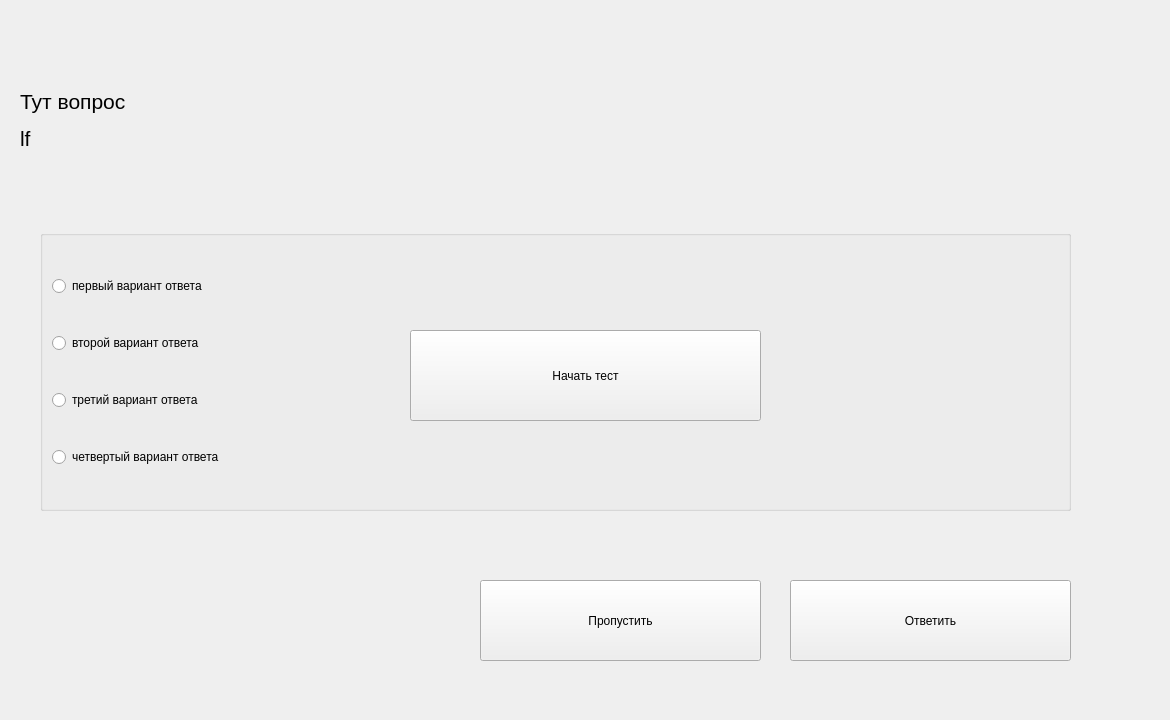
<?xml version="1.0" encoding="UTF-8"?>
<ui version="4.0">
 <class>Checker</class>
 <widget class="QWidget" name="Checker">
  <property name="geometry">
   <rect>
    <x>0</x>
    <y>0</y>
    <width>1170</width>
    <height>720</height>
   </rect>
  </property>
  <property name="minimumSize">
   <size>
    <width>1170</width>
    <height>720</height>
   </size>
  </property>
  <property name="maximumSize">
   <size>
    <width>1170</width>
    <height>720</height>
   </size>
  </property>
  <property name="windowTitle">
   <string>Тестирование</string>
  </property>
  <widget class="QLabel" name="background">
   <property name="geometry">
    <rect>
     <x>-6</x>
     <y>-5</y>
     <width>1181</width>
     <height>731</height>
    </rect>
   </property>
   <property name="text">
    <string/>
   </property>
   <property name="pixmap">
    <pixmap>Snapit-App-Background.png</pixmap>
   </property>
  </widget>
  <widget class="QLabel" name="question_text">
   <property name="geometry">
    <rect>
     <x>20</x>
     <y>20</y>
     <width>1111</width>
     <height>201</height>
    </rect>
   </property>
   <property name="styleSheet">
    <string notr="true">font: 20pt &quot;MS Shell Dlg 2&quot;;
font: 12pt &quot;MS Shell Dlg 2&quot;;</string>
   </property>
   <property name="text">
    <string>&lt;html&gt;&lt;head/&gt;&lt;body&gt;&lt;p&gt;&lt;span style=&quot; font-size:16pt;&quot;&gt;Тут вопрос&lt;/span&gt;&lt;/p&gt;&lt;p&gt;&lt;span style=&quot; font-size:16pt;&quot;&gt;lf&lt;/span&gt;&lt;/p&gt;&lt;/body&gt;&lt;/html&gt;</string>
   </property>
  </widget>
  <widget class="QGroupBox" name="groupBox">
   <property name="geometry">
    <rect>
     <x>40</x>
     <y>230</y>
     <width>1031</width>
     <height>281</height>
    </rect>
   </property>
   <property name="title">
    <string/>
   </property>
   <layout class="QVBoxLayout" name="verticalLayout">
    <item>
     <widget class="QRadioButton" name="ans0">
      <property name="styleSheet">
       <string notr="true">font: 10pt &quot;MS Shell Dlg 2&quot;;
font: 12pt &quot;MS Shell Dlg 2&quot;;</string>
      </property>
      <property name="text">
       <string>первый вариант ответа</string>
      </property>
     </widget>
    </item>
    <item>
     <widget class="QRadioButton" name="ans1">
      <property name="styleSheet">
       <string notr="true">font: 12pt &quot;MS Shell Dlg 2&quot;;</string>
      </property>
      <property name="text">
       <string>второй вариант ответа</string>
      </property>
     </widget>
    </item>
    <item>
     <widget class="QRadioButton" name="ans2">
      <property name="styleSheet">
       <string notr="true">font: 12pt &quot;MS Shell Dlg 2&quot;;</string>
      </property>
      <property name="text">
       <string>третий вариант ответа</string>
      </property>
     </widget>
    </item>
    <item>
     <widget class="QRadioButton" name="ans3">
      <property name="styleSheet">
       <string notr="true">font: 12pt &quot;MS Shell Dlg 2&quot;;</string>
      </property>
      <property name="text">
       <string>четвертый вариант ответа</string>
      </property>
     </widget>
    </item>
   </layout>
  </widget>
  <widget class="QLabel" name="pccc">
   <property name="geometry">
    <rect>
     <x>40</x>
     <y>550</y>
     <width>241</width>
     <height>161</height>
    </rect>
   </property>
   <property name="text">
    <string/>
   </property>
   <property name="pixmap">
    <pixmap>pc1.png</pixmap>
   </property>
  </widget>
  <widget class="QPushButton" name="next_que">
   <property name="geometry">
    <rect>
     <x>790</x>
     <y>580</y>
     <width>281</width>
     <height>81</height>
    </rect>
   </property>
   <property name="styleSheet">
    <string notr="true">font: 10pt &quot;MS Shell Dlg 2&quot;;</string>
   </property>
   <property name="text">
    <string>Ответить</string>
   </property>
  </widget>
  <widget class="QPushButton" name="next_que_2">
   <property name="geometry">
    <rect>
     <x>480</x>
     <y>580</y>
     <width>281</width>
     <height>81</height>
    </rect>
   </property>
   <property name="styleSheet">
    <string notr="true">font: 10pt &quot;MS Shell Dlg 2&quot;;</string>
   </property>
   <property name="text">
    <string>Пропустить</string>
   </property>
  </widget>
  <widget class="QPushButton" name="next_que_3">
   <property name="geometry">
    <rect>
     <x>410</x>
     <y>330</y>
     <width>351</width>
     <height>91</height>
    </rect>
   </property>
   <property name="styleSheet">
    <string notr="true">font: 10pt &quot;MS Shell Dlg 2&quot;;</string>
   </property>
   <property name="text">
    <string>Начать тест</string>
   </property>
  </widget>
 </widget>
 <resources/>
 <connections/>
</ui>
